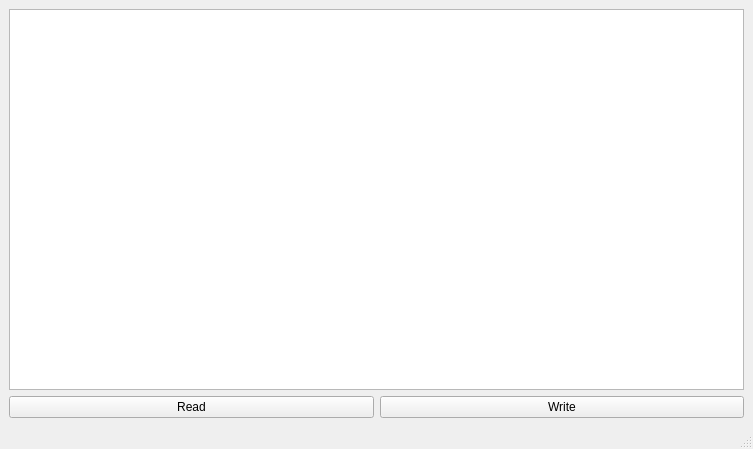
<?xml version="1.0" encoding="UTF-8"?>
<ui version="4.0">
 <class>MainWindow</class>
 <widget class="QMainWindow" name="MainWindow">
  <property name="geometry">
   <rect>
    <x>0</x>
    <y>0</y>
    <width>753</width>
    <height>449</height>
   </rect>
  </property>
  <property name="windowTitle">
   <string>MainWindow</string>
  </property>
  <widget class="QWidget" name="centralwidget">
   <layout class="QVBoxLayout" name="verticalLayout">
    <item>
     <widget class="QTextEdit" name="plaintextEdit"/>
    </item>
    <item>
     <layout class="QHBoxLayout" name="horizontalLayout">
      <item>
       <widget class="QPushButton" name="pushButton">
        <property name="text">
         <string>Read</string>
        </property>
       </widget>
      </item>
      <item>
       <widget class="QPushButton" name="pushButton_2">
        <property name="text">
         <string>Write</string>
        </property>
       </widget>
      </item>
     </layout>
    </item>
   </layout>
  </widget>
  <widget class="QMenuBar" name="menubar">
   <property name="geometry">
    <rect>
     <x>0</x>
     <y>0</y>
     <width>753</width>
     <height>21</height>
    </rect>
   </property>
  </widget>
  <widget class="QStatusBar" name="statusbar"/>
 </widget>
 <resources/>
 <connections/>
</ui>
